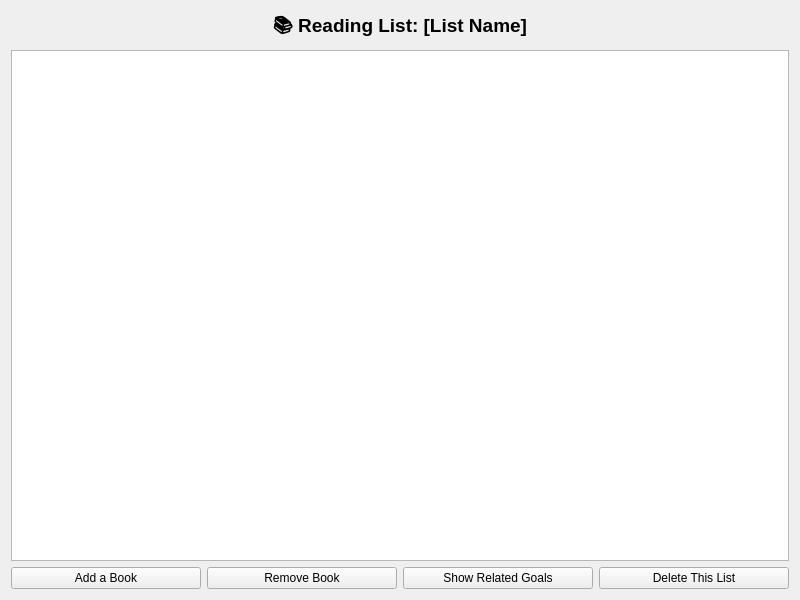
<?xml version="1.0" encoding="UTF-8"?>
<ui version="4.0">
 <class>ReadingListDetailsWindow</class>
 <widget class="QWidget" name="ReadingListDetailsWindow">
  <property name="geometry">
   <rect><x>0</x><y>0</y><width>800</width><height>600</height></rect>
  </property>
  <property name="minimumSize">
   <size><width>800</width><height>600</height></size>
  </property>
  <layout class="QVBoxLayout" name="mainLayout">
   <item>
    <widget class="QLabel" name="titleLabel">
     <property name="text">
      <string>📚 Reading List: [List Name]</string>
     </property>
     <property name="alignment">
      <set>Qt::AlignCenter</set>
     </property>
     <property name="font">
      <font>
       <pointsize>14</pointsize>
       <bold>true</bold>
      </font>
     </property>
    </widget>
   </item>
   <item>
    <widget class="QTableWidget" name="bookTable"/>
   </item>
   <item>
    <layout class="QHBoxLayout" name="buttonLayout">
     <item>
      <widget class="QPushButton" name="addBookButton">
       <property name="text">
        <string>Add a Book</string>
       </property>
      </widget>
     </item>
     <item>
      <widget class="QPushButton" name="removeBookButton">
       <property name="text">
        <string>Remove Book</string>
       </property>
      </widget>
     </item>
     <item>
      <widget class="QPushButton" name="showGoalsButton">
       <property name="text">
        <string>Show Related Goals</string>
       </property>
      </widget>
     </item>
     <item>
      <widget class="QPushButton" name="deleteListButton">
       <property name="text">
        <string>Delete This List</string>
       </property>
      </widget>
     </item>
    </layout>
   </item>
  </layout>
 </widget>
 <resources/>
 <connections/>
</ui>
